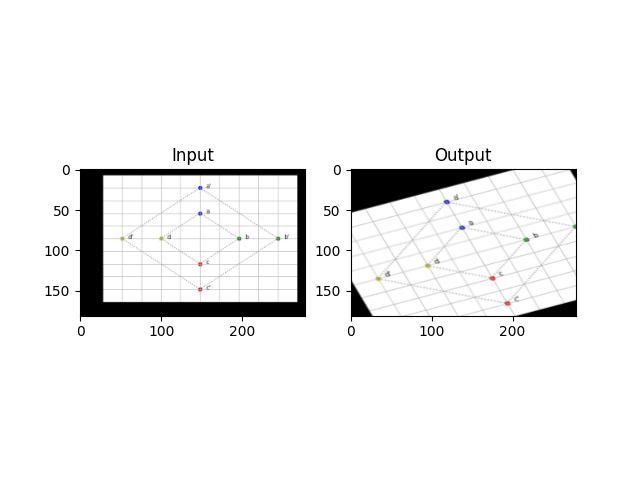

This figure's Python source:
import cv2
import numpy as np 
from matplotlib import pyplot as plt

img = cv2.imread('drawing.png')
rows,cols,ch = img.shape

pts1 = np.float32([[50,50],[200,50],[50,200]])
pts2 = np.float32([[10,100],[200,50],[100,250]])

M = cv2.getAffineTransform(pts1,pts2)
dst = cv2.warpAffine(img,M,(cols,rows))

plt.subplot(121),plt.imshow(img),plt.title('Input')
plt.subplot(122),plt.imshow(dst),plt.title('Output')
plt.show()
